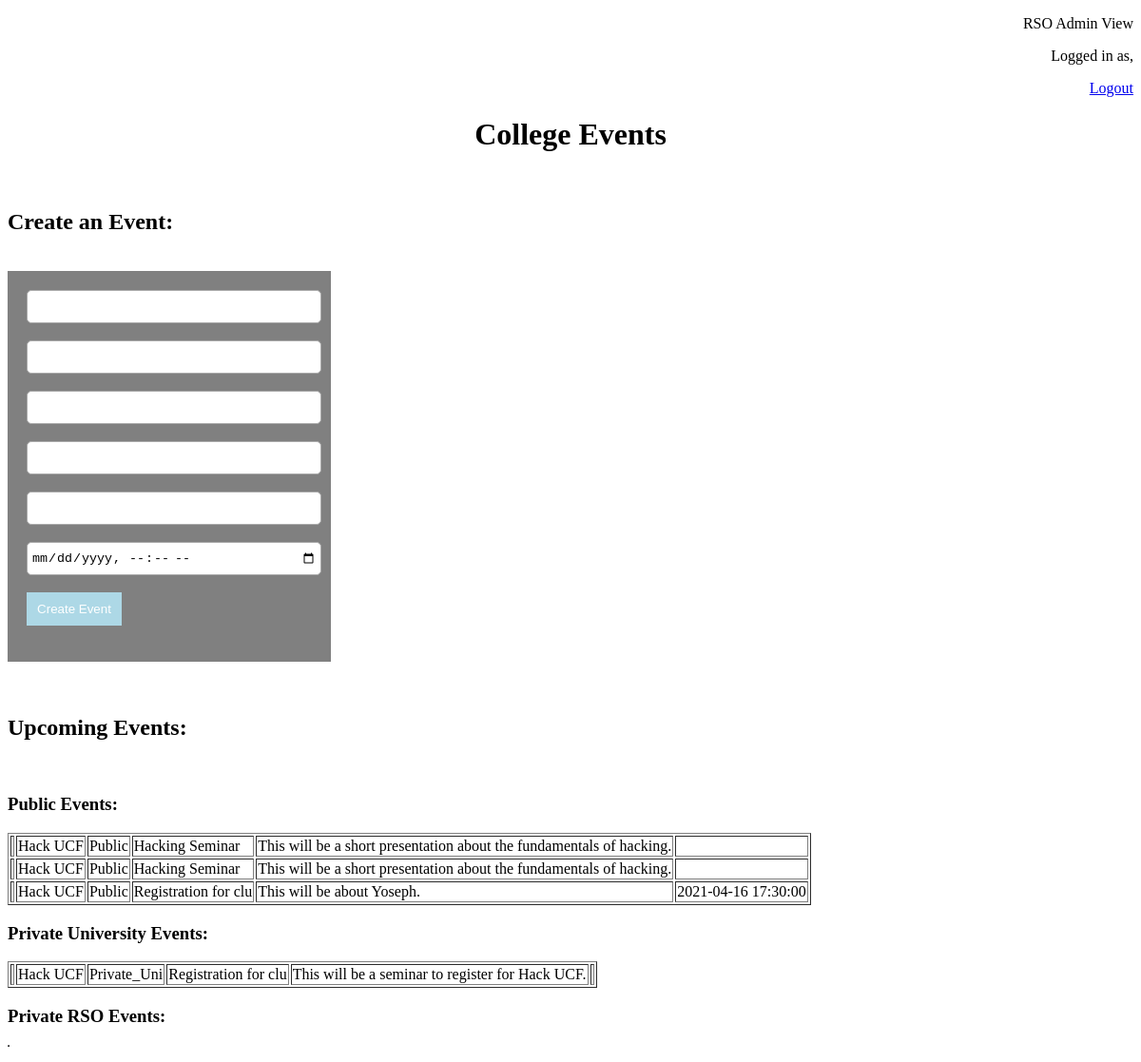
/PHP-Files/admin-index.php (signed in), run on an earlier commit of the app's database.
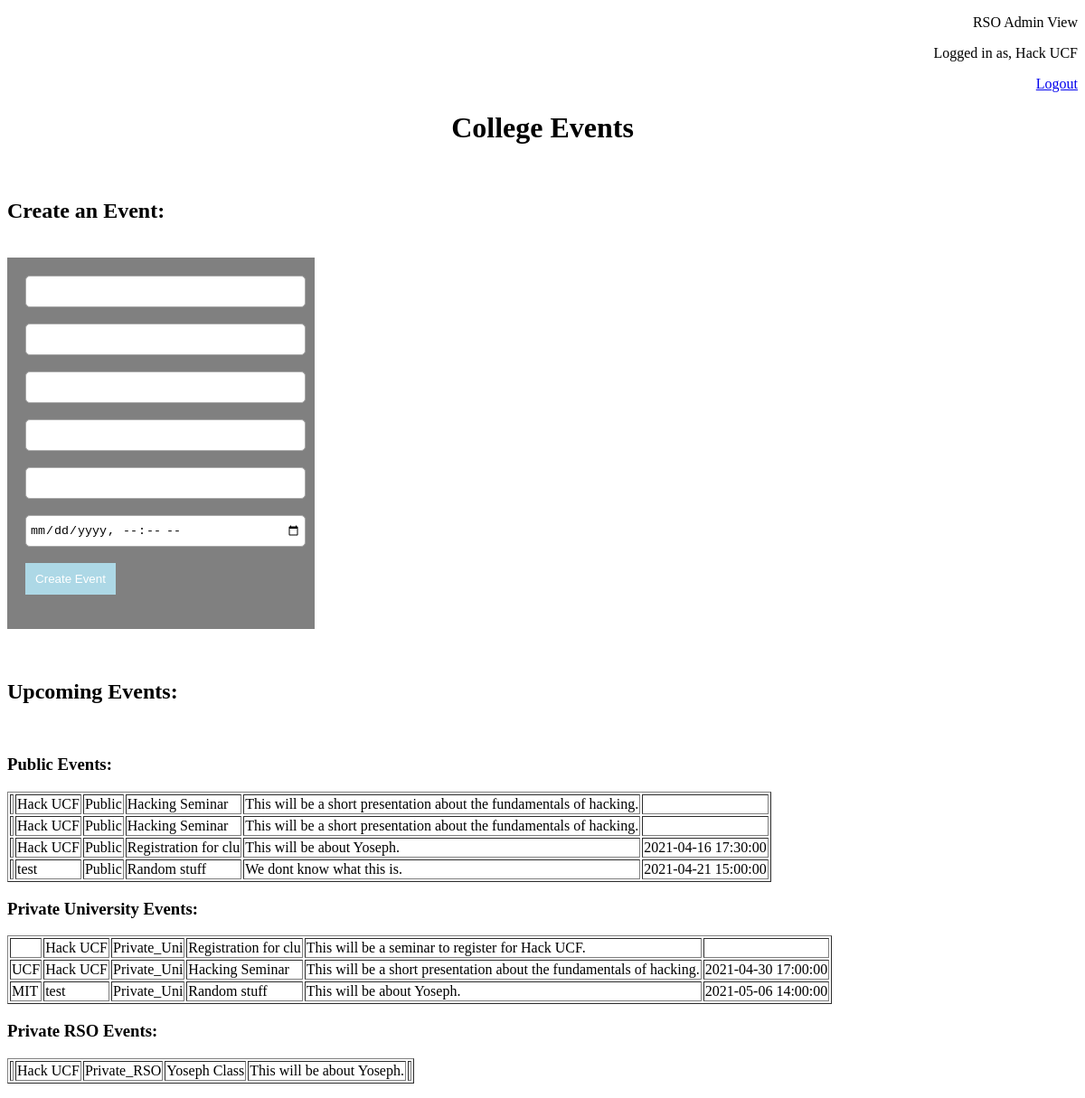
And on a later commit of the database.
### tables this page shows
CREATE TABLE `events` (
  `event_id` int(11) NOT NULL,
  `location_id` int(11) NOT NULL,
  `event_name` varchar(20) NOT NULL,
  `start_date_time` datetime DEFAULT NULL,
  `event_description` text NOT NULL,
  `event_type` set('Public','Private_Uni','Private_RSO','') NOT NULL,
  `rso_name` varchar(30) NOT NULL,
  `university_name` varchar(30) NOT NULL
);

CREATE TABLE `students` (
  `student_id` int(11) NOT NULL,
  `student_name` varchar(20) NOT NULL,
  `student_username` varchar(20) NOT NULL,
  `student_password` varchar(20) NOT NULL,
  `rso_name` varchar(30) NOT NULL,
  `rso_id` int(11) NOT NULL,
  `university_name` varchar(30) NOT NULL
);

### PHP-Files/functions.php (called while the page is built, shortened)
<?php
function check_login($con)
{
	if(isset($_SESSION['student_id']))
	{
		$id = $_SESSION['student_id'];
		$query = "select * from students where student_id = '$id' limit 1";
		$result = mysqli_query($con,$query);
		if($result && mysqli_num_rows($result) > 0)
		{
			$user_data = mysqli_fetch_assoc($result);
			return $user_data;
		}
	}else if(isset($_SESSION['rso_id']))
	{
		$id = $_SESSION['rso_id'];
		$query = "select * from admin where rso_id = '$id' limit 1";
		$result = mysqli_query($con,$query);
		if($result && mysqli_num_rows($result) > 0)
		{
			$user_data = mysqli_fetch_assoc($result);
			return $user_data;
		}
	}else if(isset($_SESSION['super_admin_id']))
	{
		$id = $_SESSION['super_admin_id'];
		$query = "select * from new_super_admin where super_admin_id = '$id' limit 1";
		$result = mysqli_query($con,$query);
		if($result && mysqli_num_rows($result) > 0)
		{
			$user_data = mysqli_fetch_assoc($result);
			return $user_data;
		}
	}
	die;
}
function load_events($con)
{
	$query = "select * from events";
	$result = mysqli_query($con,$query);
	return $result;
}

### PHP-Files/admin-index.php (the view, shortened to what this page needs)
<?php
	include("connection.php");
	include("functions.php");
	$user_data = check_login($con);
	$event_data = load_events($con);
?>
<!DOCTYPE html>
<html>
<head>
</head>
<body>
	<div style="text-align:right">
	<p>RSO Admin View</p>
	<p>Logged in as, <?php echo $user_data['rso_name']; ?></p>
	<a href="logout.php">Logout</a>
	</div>
	<h1 style="text-align:center">College Events</h1>
	<br>
	<h2>Create an Event:</h2>
	<br>
	<div id="box">
		<form method="post">
			<input id="text" type="text" name="university_name"><br><br>
			<input id="text" type="text" name="rso_name"><br><br>
			<input id="text" type="text" name="event_type"><br><br>
			<input id="text" type="text" name="event_name"><br><br>
			<input id="text" type="text" name="event_description"><br><br>
			<input id="text" type="datetime-local" name="start_date_time"><br><br>
			<input id="button" type="submit" value="Create Event"><br><br>
		</form>
	</div>
	<br><br>
	<h2>Upcoming Events:</h2><br>
	<h3>Public Events:</h3>
	<p><?php
	echo "<table border ='1px'>";
	while($event = mysqli_fetch_array($event_data))
	{
		if($event['event_type'] == 'Public')
		{
			echo "<tr>";
			echo "<td> {$event['university_name']} </td>";
			echo "<td> {$event['rso_name']} </td>";
			echo "<td> {$event['event_type']} </td>";
			echo "<td> {$event['event_name']} </td>";
			echo "<td> {$event['event_description']} </td>";
			echo "<td> {$event['start_date_time']} </td>";
			echo "</tr>";
		}
	}
	echo "</table>"; ?></p>
	<h3>Private University Events:</h3>
	<p><?php echo "<table border ='1px'>";
	$event_data = load_events($con);
	while($event = mysqli_fetch_array($event_data))
	{
		if($event['event_type'] == 'Private_Uni')
		{
			echo "<tr>";
			echo "<td> {$event['university_name']} </td>";
			echo "<td> {$event['rso_name']} </td>";
			echo "<td> {$event['event_type']} </td>";
			echo "<td> {$event['event_name']} </td>";
			echo "<td> {$event['event_description']} </td>";
			echo "<td> {$event['start_date_time']} </td>";
			echo "</tr>";
		}
	}
	echo "</table>"; ?></p>
	<h3>Private RSO Events:</h3>
	<p><?php echo "<table border ='1px'>";
	$event_data = load_events($con);
	while($event = mysqli_fetch_array($event_data))
	{
		if($event['event_type'] == 'Private_RSO')
		{
			if($event['rso_name'] == $user_data['rso_name'])
			{
				echo "<tr>";
				echo "<td> {$event['university_name']} </td>";
				echo "<td> {$event['rso_name']} </td>";
				echo "<td> {$event['event_type']} </td>";
				echo "<td> {$event['event_name']} </td>";
				echo "<td> {$event['event_description']} </td>";
				echo "<td> {$event['start_date_time']} </td>";
				echo "</tr>";
			}
		}
	}
	echo "</table>"; ?></p>
</body>
</html>

### PHP-Files/admin-index.php (style rules this page uses)
#text { height: 25px; border-radius: 5px; padding: 4px; border: solid thin #aaa; width: 100%; }
#button { padding: 10px; width: 100px; color: white; background-color: lightblue; border: none; }
#box { background-color: grey; margin: left; width: 300px; padding: 20px; }

What changed in the data, as far as the page shows it:
now on this page (row edited): students: rso_name "Hack UCF"
added events: rso_name "test", event_type "Public", event_name "Random stuff", event_description "We dont know what this is.", start_date_time "2021-04-21 15:00:00", shown under "Public Events:"
added events: university_name "UCF", rso_name "Hack UCF", event_type "Private_Uni", event_name "Hacking Seminar", event_description "This will be a short presentation about the fundamentals of hacking.", start_date_time "2021-04-30 17:00:00", shown under "Private University Events:"
added events: university_name "MIT", rso_name "test", event_type "Private_Uni", event_name "Random stuff", event_description "This will be about Yoseph.", start_date_time "2021-05-06 14:00:00", shown under "Private University Events:"
now on this page (row edited): events: rso_name "Hack UCF", event_type "Private_RSO", event_name "Yoseph Class", event_description "This will be about Yoseph.", shown under "Private RSO Events:"
